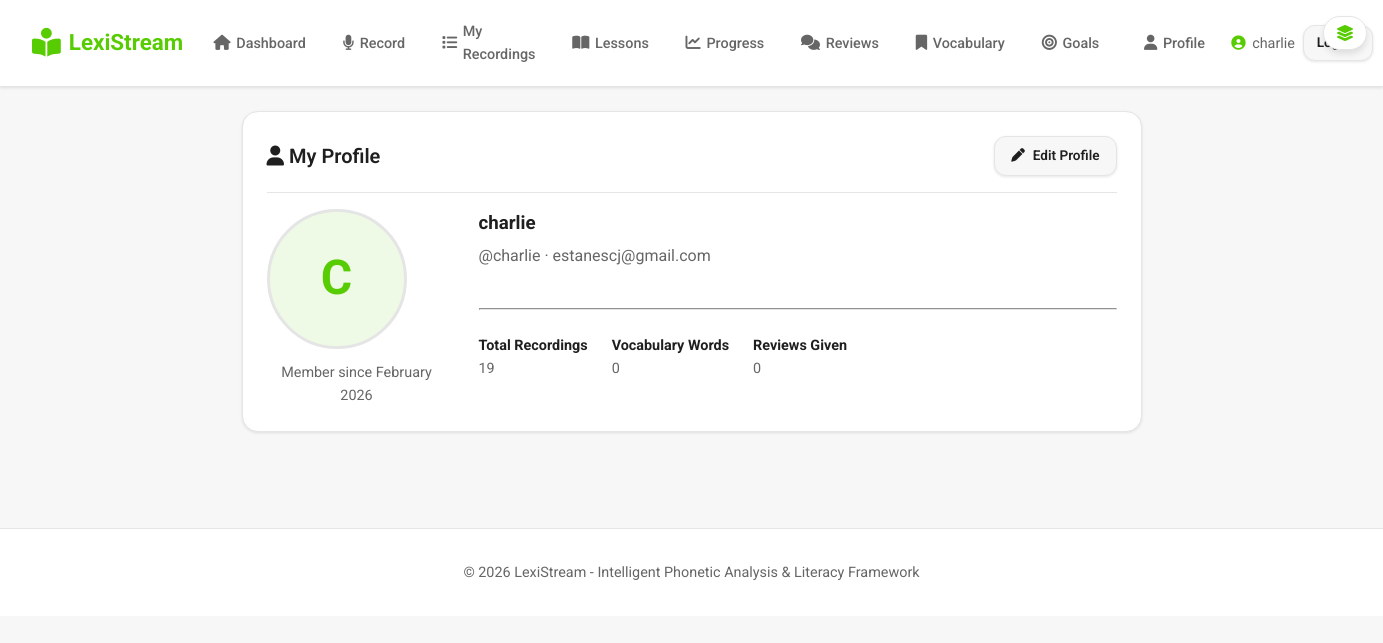
The page /profile (signed in) on the database its author committed.
### app.py (models this page shows)
class User(UserMixin, db.Model):
    id = db.Column(db.Integer, primary_key=True)
    username = db.Column(db.String(80), unique=True, nullable=False)
    email = db.Column(db.String(120), unique=True, nullable=False)
    password_hash = db.Column(db.String(255), nullable=False)
    is_admin = db.Column(db.Boolean, default=False, nullable=False)
    display_name = db.Column(db.String(120))
    bio = db.Column(db.Text)
    location = db.Column(db.String(120))
    website = db.Column(db.String(255))
    avatar_url = db.Column(db.String(255))
    role = db.Column(db.String(20), default="user", nullable=False)  # user, teacher, admin
    created_at = db.Column(db.DateTime, default=datetime.utcnow)

### app.py (the view)
@app.route('/profile')
@login_required
def profile():
    return render_template('profile.html', user=current_user)

### app.py (called while the page is built)
@login_manager.user_loader
def load_user(user_id):
    return User.query.get(int(user_id))

### templates/profile.html (shortened to what this page needs)
{% extends "base.html" %}
{% block content %}
<div class="card" style="max-width: 900px; margin: 0 auto;">
    <div class="card-header">
        <h2 class="card-title"><i class="fas fa-user"></i> My Profile</h2>
        <a href="{{ url_for('edit_profile') }}" class="btn btn-secondary btn-sm">
            <i class="fas fa-pen"></i> Edit Profile
        </a>
    </div>
    <div style="display: flex; gap: 2rem; flex-wrap: wrap;">
        <div style="flex: 0 0 180px; text-align: center;">
            {% if user.avatar_url %}
            <img src="{{ user.avatar_url }}" alt="Avatar"
                 style="width: 140px; height: 140px; border-radius: 50%; object-fit: cover; border: 3px solid var(--cream-border);">
            {% else %}
            <div style="width: 140px; height: 140px; border-radius: 50%; background: rgba(88,204,2,0.1);
                        display: flex; align-items: center; justify-content: center;
                        font-size: 3rem; font-weight: 700; color: var(--matcha-dark);
                        border: 3px solid var(--cream-border); text-transform: uppercase;">
                {{ (user.display_name or user.username)[:1] }}
            </div>
            {% endif %}
            <div style="margin-top: 0.75rem; font-size: 0.9rem; color: var(--text-secondary);">
                Member since {{ user.created_at.strftime('%B %Y') }}
            </div>
        </div>
        <div style="flex: 1 1 300px;">
            <h3 style="margin-bottom: 0.25rem;">
                {{ user.display_name or user.username }}
            </h3>
            <div style="color: var(--text-secondary); margin-bottom: 1rem;">
                @{{ user.username }} &middot; {{ user.email }}
            </div>
            <hr style="margin: 1.5rem 0; border-color: var(--cream-border);">
            <div style="display: flex; flex-wrap: wrap; gap: 1.5rem; font-size: 0.9rem;">
                <div>
                    <strong>Total Recordings</strong><br>
                    <span style="color: var(--text-secondary);">{{ user.recordings|length }}</span>
                </div>
                <div>
                    <strong>Vocabulary Words</strong><br>
                    <span style="color: var(--text-secondary);">{{ user.vocabulary|length }}</span>
                </div>
                <div>
                    <strong>Reviews Given</strong><br>
                    <span style="color: var(--text-secondary);">{{ user.reviews_given|length }}</span>
                </div>
            </div>
        </div>
    </div>
</div>
{% endblock %}

### templates/base.html (shortened to what this page needs)
<!DOCTYPE html>
<html lang="en">
<head>
    <link rel="stylesheet" href="{{ url_for('static', filename='css/style.css') }}">
    <link rel="stylesheet" href="https://cdnjs.cloudflare.com/ajax/libs/font-awesome/6.4.0/css/all.min.css">
</head>
<body>
    <header class="navbar">
        <div class="nav-container">
            <div class="nav-left">
                <a href="{% if current_user.is_authenticated %}{% if current_user.is_admin %}{{ url_for('admin_dashboard') }}{% else %}{{ url_for('dashboard') }}{% endif %}{% else %}{{ url_for('index') }}{% endif %}" class="nav-logo">
                    <i class="fas fa-book-reader"></i>
                    <span>LexiStream</span>
                </a>
            </div>
            <div class="nav-center">
                {% if current_user.is_authenticated %}
                <ul class="nav-menu">
                    {% if current_user.is_admin or current_user.role == 'admin' %}
                    <li>
                        <a href="{{ url_for('admin_dashboard') }}" class="nav-link {% if request.endpoint == 'admin_dashboard' %}active{% endif %}">
                            <i class="fas fa-shield-alt"></i><span>Admin</span>
                        </a>
                    </li>
                    {% elif current_user.role == 'teacher' %}
                    <li>
                        <a href="{{ url_for('teacher_dashboard') }}" class="nav-link {% if request.endpoint == 'teacher_dashboard' %}active{% endif %}">
                            <i class="fas fa-chalkboard-teacher"></i><span>Teacher</span>
                        </a>
                    </li>
                    {% else %}
                    <li>
                        <a href="{{ url_for('dashboard') }}" class="nav-link {% if request.endpoint == 'dashboard' %}active{% endif %}">
                            <i class="fas fa-home"></i><span>Dashboard</span>
                        </a>
                    </li>
                    {% endif %}
                    <li>
                        <a href="{{ url_for('record') }}" class="nav-link {% if request.endpoint == 'record' %}active{% endif %}">
                            <i class="fas fa-microphone"></i><span>Record</span>
                        </a>
                    </li>
                    <li>
                        <a href="{{ url_for('recordings') }}" class="nav-link {% if request.endpoint == 'recordings' %}active{% endif %}">
                            <i class="fas fa-list"></i><span>My Recordings</span>
                        </a>
                    </li>
                    <li>
                        <a href="{{ url_for('lessons') }}" class="nav-link {% if request.endpoint == 'lessons' %}active{% endif %}">
                            <i class="fas fa-book-open"></i><span>Lessons</span>
                        </a>
                    </li>
                    <li>
                        <a href="{{ url_for('progress') }}" class="nav-link {% if request.endpoint == 'progress' %}active{% endif %}">
                            <i class="fas fa-chart-line"></i><span>Progress</span>
                        </a>
                    </li>
                    <li>
                        <a href="{{ url_for('reviews') }}" class="nav-link {% if 'review' in request.endpoint %}active{% endif %}">
                            <i class="fas fa-comments"></i><span>Reviews</span>
                        </a>
                    </li>
                    <li>
                        <a href="{{ url_for('vocabulary') }}" class="nav-link {% if request.endpoint == 'vocabulary' %}active{% endif %}">
                            <i class="fas fa-bookmark"></i><span>Vocabulary</span>
                        </a>
                    </li>
                    <li>
                        <a href="{{ url_for('goals') }}" class="nav-link {% if request.endpoint == 'goals' %}active{% endif %}">
                            <i class="fas fa-bullseye"></i><span>Goals</span>
                        </a>
                    </li>
                </ul>
                {% endif %}
            </div>
            <div class="nav-right">
                {% if current_user.is_authenticated %}
                <a href="{{ url_for('profile') }}" class="nav-link" style="margin-right: 0.25rem;">
                    <i class="fas fa-user"></i><span>Profile</span>
                </a>
                <span class="nav-user">
                    <i class="fas fa-user-circle"></i>
                    {{ current_user.username }}{% if current_user.is_admin %} (Admin){% endif %}
                </span>
                <a href="{{ url_for('logout') }}" class="btn btn-secondary btn-sm">Logout</a>
                {% else %}
                <a href="{{ url_for('login') }}" class="btn btn-secondary btn-sm">Login</a>
                <a href="{{ url_for('register') }}" class="btn btn-primary btn-sm">Register</a>
                {% endif %}
            </div>
        </div>
    </header>
    {% if current_user.is_authenticated %}
    <button type="button" id="toggleCanvasBtn" class="canvas-toggle" title="Toggle dashboard">
        <i class="fas fa-layer-group"></i>
    </button>
    {% endif %}
    <main class="main-content">
        {% block content %}{% endblock %}
    </main>
    <footer class="footer">
        <p>&copy; 2026 LexiStream - Intelligent Phonetic Analysis & Literacy Framework</p>
    </footer>
</body>
</html>

### static/css/style.css (style rules this page uses)
* { margin: 0; padding: 0; box-sizing: border-box; }
:root { --matcha-dark: #58cc02; --matcha-light: #89e219; --matcha-hover: #4fb800; --cream-bg: #f7f7f7; --cream-light: #ffffff; --cream-border: #e5e5e5; --text-primary: #1f1f1f; --text-secondary: #666666; --text-light: #999999; --danger: #dc3545; --warning: #ffc107; --shadow-sm: 0 1px 3px rgba(0, 0, 0, 0.1); --shadow-md: 0 4px 6px rgba(0, 0, 0, 0.1); --shadow-lg: 0 10px 20px rgba(0, 0, 0, 0.1); }
body { font-family: 'Roboto', -apple-system, BlinkMacSystemFont, 'Segoe UI', sans-serif; background: var(--cream-bg); color: var(--text-primary); line-height: 1.6; min-height: 100vh; }
.navbar { background: var(--cream-light); border-bottom: 1px solid var(--cream-border); position: sticky; top: 0; z-index: 1000; box-shadow: var(--shadow-sm); transition: transform 0.3s ease; }
.nav-container { max-width: 1400px; margin: 0 auto; padding: 0.75rem 2rem; display: flex; align-items: center; justify-content: space-between; gap: 1rem; }
.nav-left, .nav-center, .nav-right { display: flex; align-items: center; gap: 1rem; }
.nav-logo { display: inline-flex; align-items: center; gap: 0.5rem; font-size: 1.4rem; font-weight: 700; color: var(--matcha-dark); text-decoration: none; }
.nav-logo i { font-size: 1.8rem; }
.nav-menu { list-style: none; display: flex; align-items: center; gap: 0.5rem; }
.nav-link { display: inline-flex; align-items: center; gap: 0.35rem; padding: 0.5rem 0.9rem; border-radius: 999px; text-decoration: none; color: var(--text-secondary); font-size: 0.9rem; font-weight: 500; transition: background 0.2s ease, color 0.2s ease; }
.nav-link i { font-size: 0.95rem; }
.nav-user { display: inline-flex; align-items: center; gap: 0.4rem; font-size: 0.9rem; color: var(--text-secondary); }
.nav-user i { color: var(--matcha-dark); }
.nav-right .btn-sm { padding: 0.4rem 0.8rem; }
.nav-right { gap: 0.5rem; }
.canvas-toggle { position: fixed; top: 1rem; right: 1rem; z-index: 1100; background: var(--cream-light); border: 1px solid var(--cream-border); border-radius: 999px; padding: 0.5rem 0.75rem; box-shadow: var(--shadow-md); display: flex; align-items: center; justify-content: center; cursor: pointer; }
.canvas-toggle i { font-size: 1rem; color: var(--matcha-dark); }
.main-content { max-width: 1400px; margin: 0 auto; padding: 1.5rem 2rem 2rem; }
.btn { display: inline-flex; align-items: center; gap: 0.5rem; padding: 0.75rem 1.5rem; border: none; border-radius: 12px; font-weight: 600; font-size: 0.95rem; cursor: pointer; transition: all 0.2s ease; text-decoration: none; font-family: 'Roboto', sans-serif; box-shadow: var(--shadow-sm); }
.btn-secondary { background: var(--cream-light); color: var(--text-primary); border: 2px solid var(--cream-border); }
.btn-sm { padding: 0.5rem 1rem; font-size: 0.85rem; }
.card { background: var(--cream-light); border-radius: 16px; padding: 1.5rem; box-shadow: var(--shadow-sm); border: 1px solid var(--cream-border); margin-bottom: 1.5rem; }
.card-header { display: flex; justify-content: space-between; align-items: center; margin-bottom: 1rem; padding-bottom: 1rem; border-bottom: 1px solid var(--cream-border); }
.card-title { font-size: 1.25rem; font-weight: 600; color: var(--text-primary); }
.footer { background: var(--cream-light); border-top: 1px solid var(--cream-border); text-align: center; padding: 2rem; margin-top: 4rem; color: var(--text-secondary); font-size: 0.9rem; }
.btn-secondary { background: var(--cream-bg); color: var(--text-primary); border: 1px solid var(--cream-border); }

### rows shown on the page
User: username "charlie", display_name+username "C", created_at "February 2026", display_name+username "charlie", email "estanescj@gmail.com"

### other values the page prints
{{ user.recordings|length }} "19"
{{ user.vocabulary|length }} "0"
{{ user.reviews_given|length }} "0"
